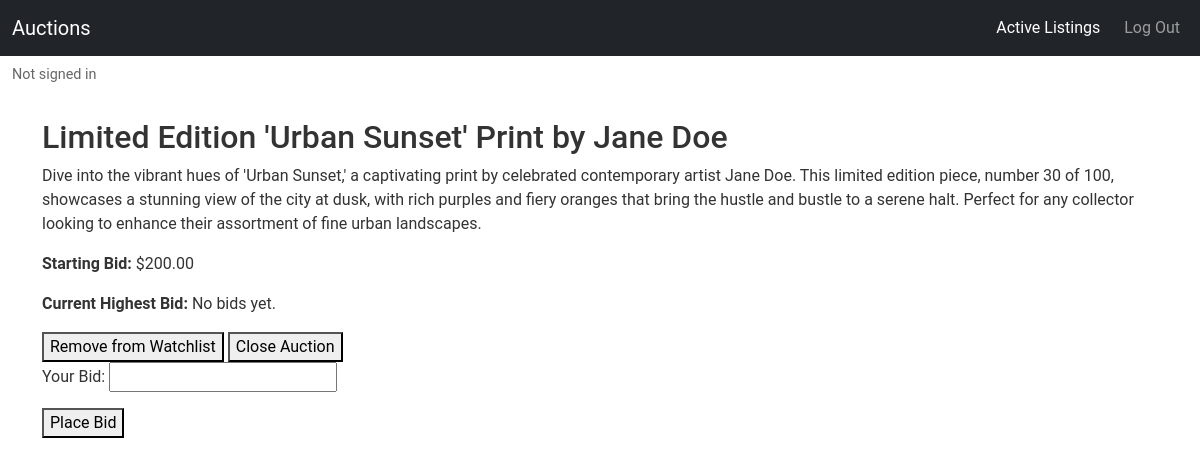
The app's page /listing/1/ (signed in), older data.
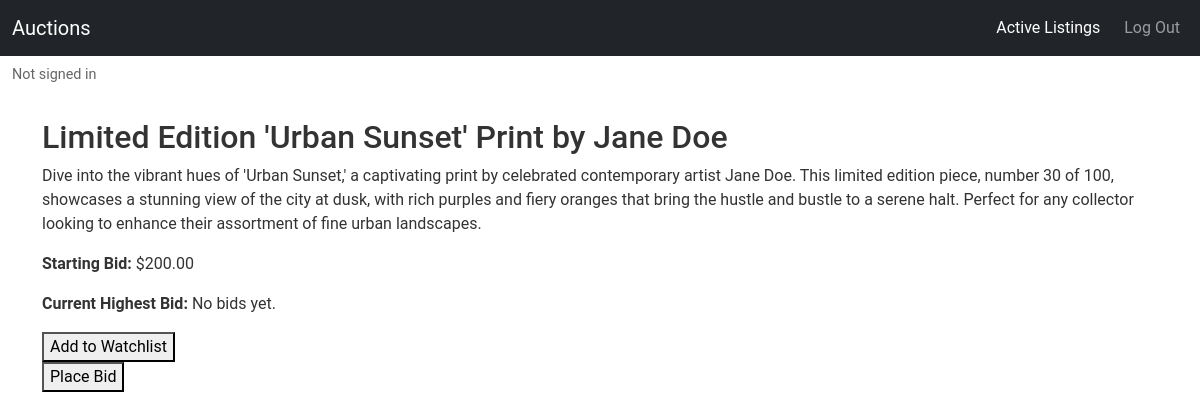
The same page, newer data.
### auctions/views.py (the view, shortened to what this page needs)
# urls.py: path('listing/<int:listing_id>/', views.listing_detail, name='listing_detail'),
def listing_detail(request, listing_id):
    listing = get_object_or_404(Listing, pk=listing_id)
    on_watchlist = Watchlist.objects.filter(user=request.user, listing=listing).exists() if request.user.is_authenticated else False
    current_bid = Bid.objects.filter(listing=listing).order_by('-amount').first()
    bid_form = BidForm(request.POST or None)
    message = None
    try:
        current_bid = listing.bids.order_by('-amount').first()
    except:
        current_bid = None
    bid_form = BidForm(request.POST or None)
    message = None
    return render(request, 'auctions/listing_detail.html', {
        'listing': listing,
        'on_watchlist': on_watchlist,
        'current_bid': current_bid,
        'bid_form': bid_form if listing.status == 'active' else None,  # Don't show bid form if auction is closed
        'message': message,  # Display messages about actions taken
    })

### auctions/templates/auctions/listing_detail.html (shortened to what this page needs)
{% extends 'auctions/layout.html' %}
{% block body %}
<div>
    <h2>{{ listing.title }}</h2>
    <p>{{ listing.description }}</p>
    <p><strong>Starting Bid:</strong> ${{ listing.starting_bid }}</p>
    <p><strong>Current Highest Bid:</strong>
        {% if current_bid %}
            ${{ current_bid.amount }}
        {% else %}
            No bids yet.
        {% endif %}
    </p>
    {% if user.is_authenticated %}
        <form action="" method="post">
            <button type="submit" name="toggle_watchlist">
                {% if on_watchlist %}
                    Remove from Watchlist
                {% else %}
                    Add to Watchlist
                {% endif %}
            </button>
            {% if user == listing.owner and listing.status == 'active' %}
                <button type="submit" name="close_auction">Close Auction</button>
            {% endif %}
        </form>
        <form action="" method="post">
            {{ bid_form.as_p }}
            <button type="submit" name="place_bid">Place Bid</button>
        </form>
    {% endif %}
</div>
{% endblock %}

Row changes from the older to the newer data that the page shows:
changed Listing "Limited Edition 'Urban Sunset' Print by Jane Doe": status "active" → "closed" (drawn)
Text that changed along with them:
text no longer shown: "Remove from Watchlist Close Auction Your Bid:"
text now shown: "Add to Watchlist"
